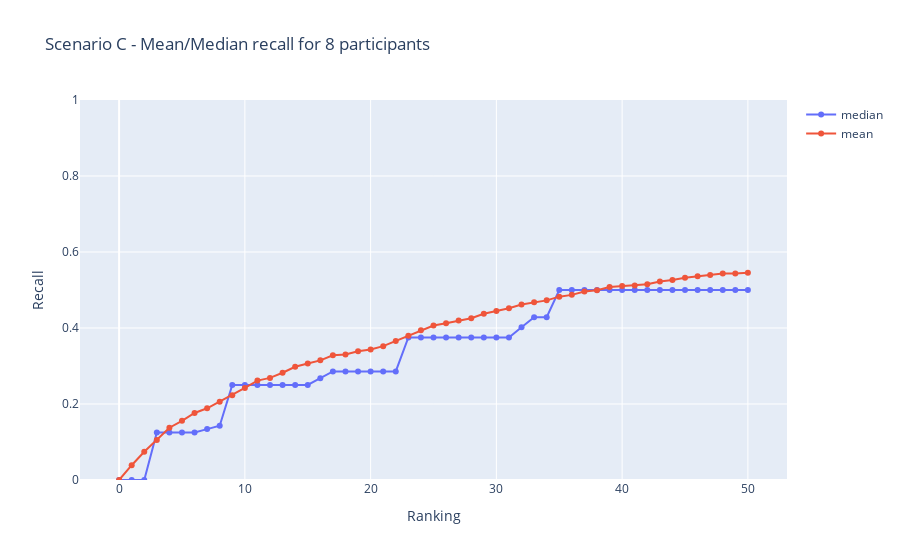

Source (notebook cell):
### Code cell
nb_of_participants = 8
conn = create_connection(db_file)
data_8 = recall_for_questions_participants(conn, nb_of_participants, "C")
plot_results_for_participants(data_8, nb_of_participants, "C")

### Figure 1 — Plotly figure (JSON) as saved in the notebook; plotly's stock layout.template omitted (floating-point values rounded to 4 significant figures)
{"data": [{"mode": "markers+lines", "name": "median", "type": "scatter", "x": [0, 1, 2, 3, 4, 5, 6, 7, 8, 9, 10, 11, 12, 13, 14, 15, 16, 17, 18, 19, 20, 21, 22, 23, 24, 25, 26, 27, 28, 29, 30, 31, 32, 33, 34, 35, 36, 37, 38, 39, 40, 41, 42, 43, 44, 45, 46, 47, 48, 49, 50], "y": [0, 0, 0, 0.125, 0.125, 0.125, 0.125, 0.1339, 0.1429, 0.25, 0.25, 0.25, 0.25, 0.25, 0.25, 0.25, 0.2679, 0.2857, 0.2857, 0.2857, 0.2857, 0.2857, 0.2857, 0.375, 0.375, 0.375, 0.375, 0.375, 0.375, 0.375, 0.375, 0.375, 0.4018, 0.4286, 0.4286, 0.5, 0.5, 0.5, 0.5, 0.5, 0.5, 0.5, 0.5, 0.5, 0.5, 0.5, 0.5, 0.5, 0.5, 0.5, 0.5]}, {"mode": "lines+markers", "name": "mean", "type": "scatter", "x": [0, 1, 2, 3, 4, 5, 6, 7, 8, 9, 10, 11, 12, 13, 14, 15, 16, 17, 18, 19, 20, 21, 22, 23, 24, 25, 26, 27, 28, 29, 30, 31, 32, 33, 34, 35, 36, 37, 38, 39, 40, 41, 42, 43, 44, 45, 46, 47, 48, 49, 50], "y": [0, 0.03892, 0.07446, 0.1055, 0.1376, 0.1558, 0.1764, 0.1887, 0.2059, 0.223, 0.2424, 0.2616, 0.2687, 0.2822, 0.298, 0.3066, 0.3149, 0.328, 0.3304, 0.3386, 0.3437, 0.3523, 0.3657, 0.3794, 0.3942, 0.4065, 0.4124, 0.4196, 0.4255, 0.4375, 0.4447, 0.4522, 0.4618, 0.4678, 0.4727, 0.4825, 0.4872, 0.4958, 0.4995, 0.5079, 0.5103, 0.5116, 0.5152, 0.5224, 0.5261, 0.5322, 0.5359, 0.5396, 0.5431, 0.5431, 0.5455]}], "layout": {"title": {"text": "Scenario C - Mean/Median recall for 8 participants"}, "xaxis": {"title": {"text": "Ranking"}}, "yaxis": {"range": [0, 1], "title": {"text": "Recall"}}}}
